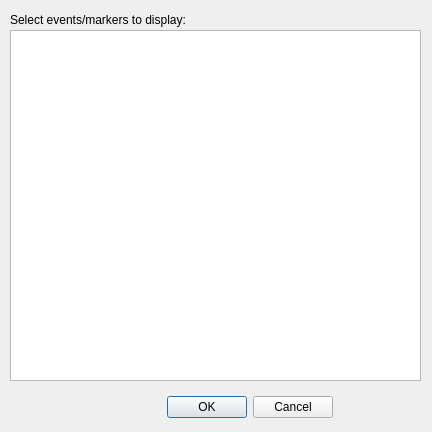
<?xml version="1.0" encoding="UTF-8"?>
<ui version="4.0">
 <class>Dialog</class>
 <widget class="QDialog" name="Dialog">
  <property name="windowModality">
   <enum>Qt::WindowModal</enum>
  </property>
  <property name="geometry">
   <rect>
    <x>0</x>
    <y>0</y>
    <width>432</width>
    <height>432</height>
   </rect>
  </property>
  <property name="sizePolicy">
   <sizepolicy hsizetype="Fixed" vsizetype="Fixed">
    <horstretch>0</horstretch>
    <verstretch>0</verstretch>
   </sizepolicy>
  </property>
  <property name="minimumSize">
   <size>
    <width>432</width>
    <height>432</height>
   </size>
  </property>
  <property name="maximumSize">
   <size>
    <width>432</width>
    <height>432</height>
   </size>
  </property>
  <property name="windowTitle">
   <string>Marker visualizer</string>
  </property>
  <property name="locale">
   <locale language="English" country="UnitedStates"/>
  </property>
  <widget class="QDialogButtonBox" name="buttonBox">
   <property name="geometry">
    <rect>
     <x>100</x>
     <y>390</y>
     <width>233</width>
     <height>34</height>
    </rect>
   </property>
   <property name="orientation">
    <enum>Qt::Horizontal</enum>
   </property>
   <property name="standardButtons">
    <set>QDialogButtonBox::Cancel|QDialogButtonBox::Ok</set>
   </property>
  </widget>
  <widget class="QLabel" name="label">
   <property name="geometry">
    <rect>
     <x>10</x>
     <y>10</y>
     <width>411</width>
     <height>19</height>
    </rect>
   </property>
   <property name="text">
    <string>Select events/markers to display:</string>
   </property>
  </widget>
  <widget class="QListWidget" name="listStreams">
   <property name="geometry">
    <rect>
     <x>10</x>
     <y>30</y>
     <width>411</width>
     <height>351</height>
    </rect>
   </property>
   <property name="alternatingRowColors">
    <bool>true</bool>
   </property>
   <property name="selectionMode">
    <enum>QAbstractItemView::MultiSelection</enum>
   </property>
  </widget>
 </widget>
 <resources/>
 <connections>
  <connection>
   <sender>buttonBox</sender>
   <signal>accepted()</signal>
   <receiver>Dialog</receiver>
   <slot>accept()</slot>
   <hints>
    <hint type="sourcelabel">
     <x>248</x>
     <y>254</y>
    </hint>
    <hint type="destinationlabel">
     <x>157</x>
     <y>274</y>
    </hint>
   </hints>
  </connection>
  <connection>
   <sender>buttonBox</sender>
   <signal>rejected()</signal>
   <receiver>Dialog</receiver>
   <slot>reject()</slot>
   <hints>
    <hint type="sourcelabel">
     <x>316</x>
     <y>260</y>
    </hint>
    <hint type="destinationlabel">
     <x>286</x>
     <y>274</y>
    </hint>
   </hints>
  </connection>
 </connections>
</ui>
